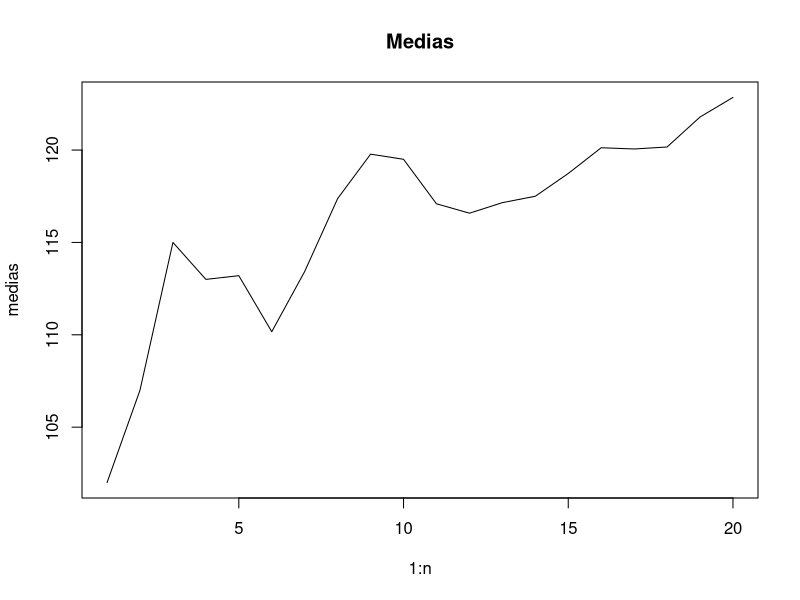
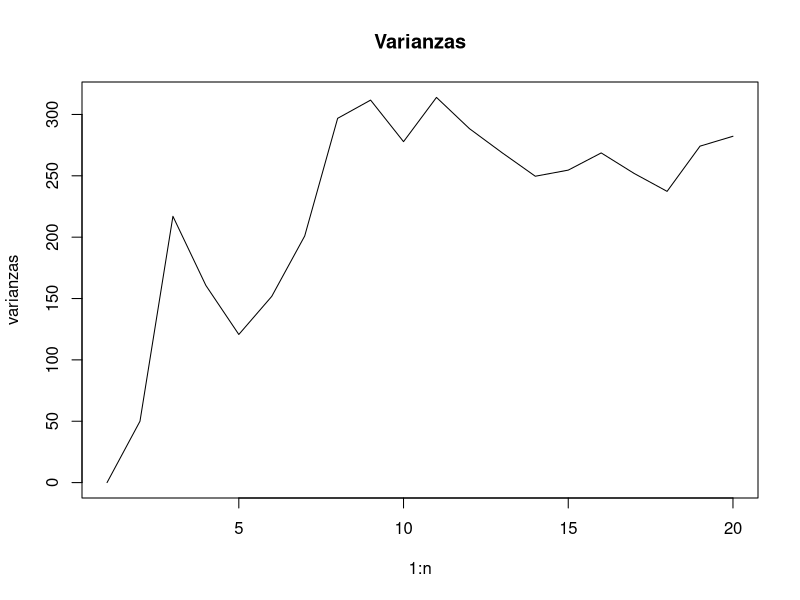
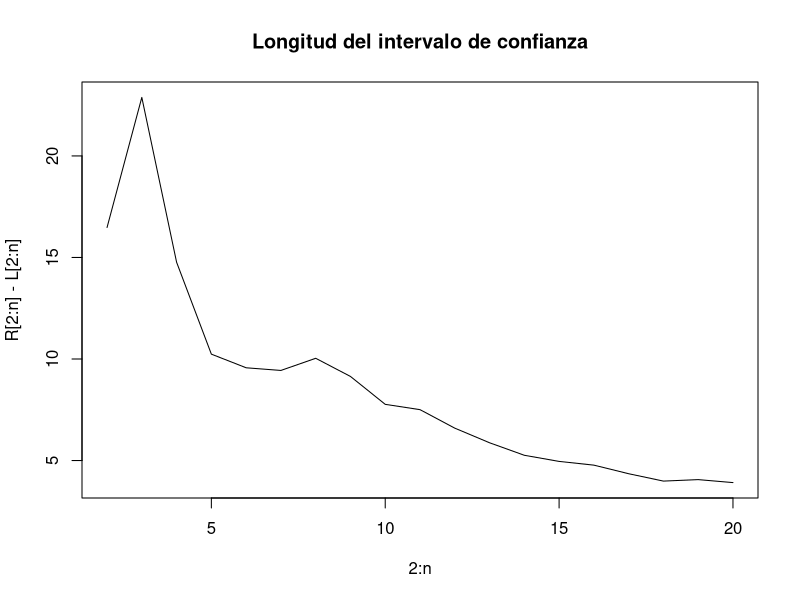
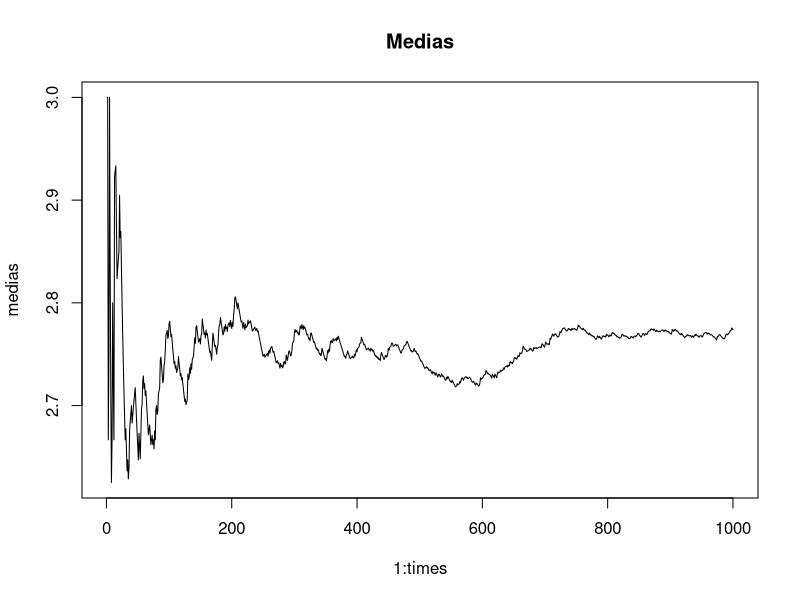
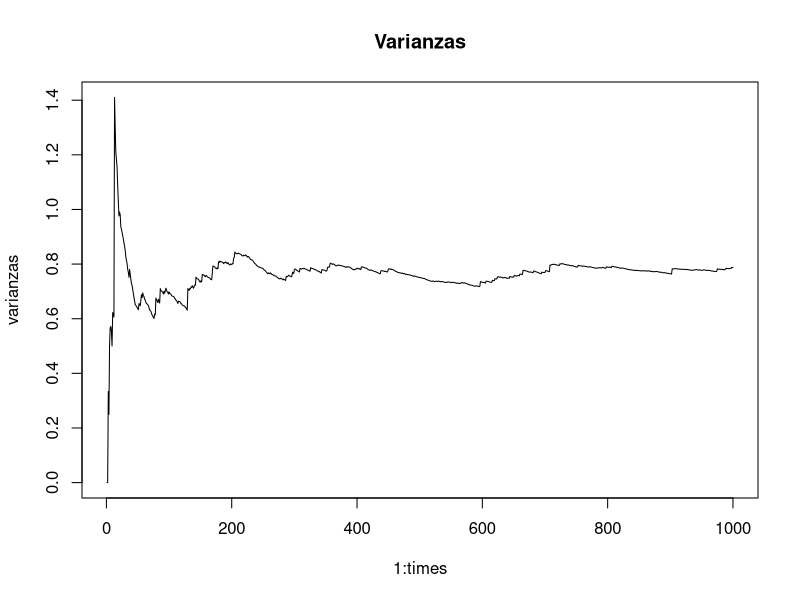
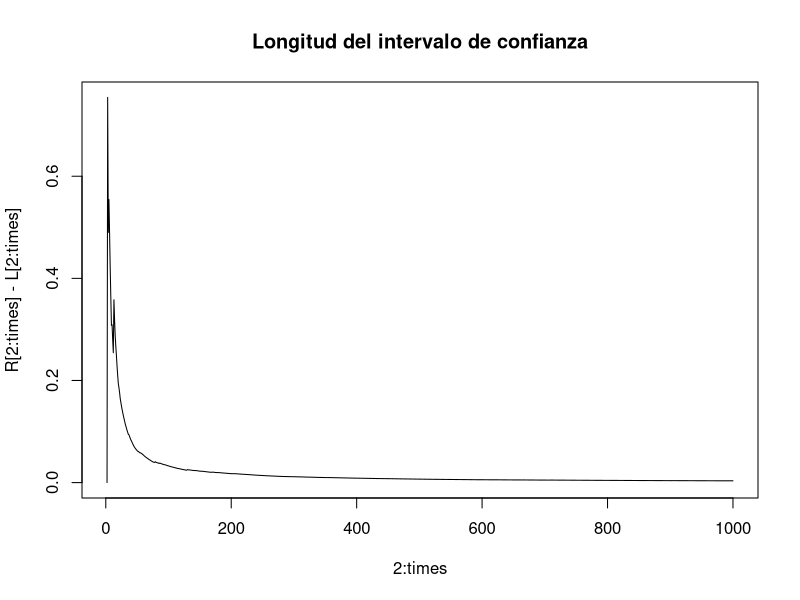
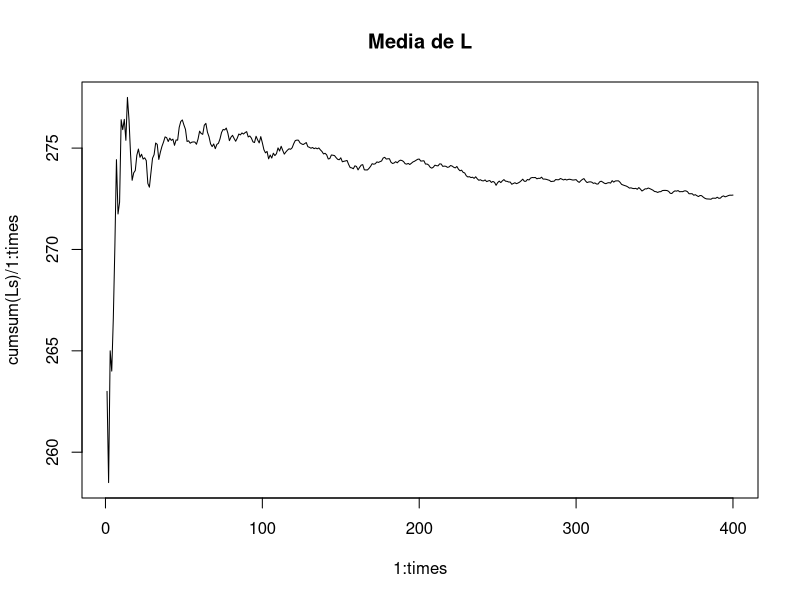
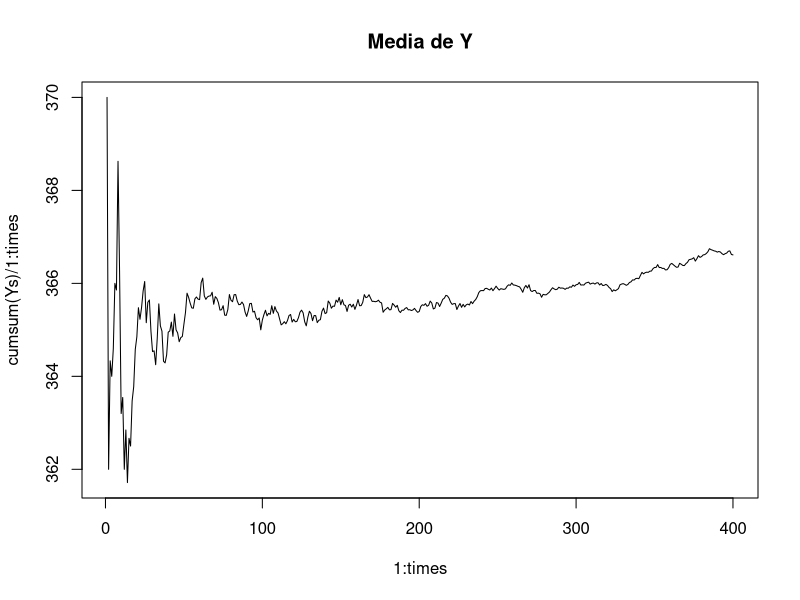

These charts were generated, in order, by the following R code:
# Problema 1
# Nos encontramos en la estimación del intervalo de una media poblacional
# Deseamos que la estimación final de la media tenga un error absoluto máximo de 0.5 con 99 % de confianza.
# Entonces, tendremos que alpha = 0.01, por lo cual z_{0.005} \approx 2.33
# Finalmente, nuestro intervalo será de:
# [media - z_{0.005} * stdev / sqrt(n), media + z_{0.005} * stdev / sqrt(n)]
# Y por definición, podemos aproximar los valores con:
# media = media de los datos observados
# stdev = sqrt(varianza de los datos observados)
# Luego de calcular los valores estimados, obtendremos
# media = 122.85
# stdev = sqrt(282.2395) = 16.79998
# Si usamos como una aproximación dichos valores para intentar hallar cuál es eln
# con el que se llegará a obtener un intervalo de longitud <= 1 ([-0.5, 0.5])
# tendríamos que
# 
# 2 * z_{0.005} * stdev / sqrt(n) \approx 1
# 2 * 2.33 * 16.79998 / sqrt(n) \approx 1
# sqrt(n) \approx 2 * 2.33 * 16.79998 = 78.2879068
# n \approx 6129 (redondeado para arriba siempre)
# Por lo que estimaríamos que hacen falta 6109 datos más para poder cumplir con lo que se desea.
# A pesar de lo anterior, estaríamos considerando que el sistema es estable, porlo
# que un aproximación usando solo 20 datos sería insuficiente para deducir el n
# adecuado sin el conocimiento de la distribución de los mismos. Nótese que a simple vista
# la longitud del intervalo decrece relativamente rápido, así que podría tomar la cantidad anterior como una estimación bastante vaga.

x <- c(102,112,131,107,114,95,133,145,139,117,93,111,124,122,136,141,119, 122, 151,143)
n <- length(x)

medias <- c(x[1])
varianzas <- c(0)
L <- c(0)
R <- c(10000)
for(i in 2 : n){
	medias <- c(medias, medias[i - 1] + (x[i] - medias[i - 1]) / i)
	varianzas[i] <- (1 - 1 / (i - 1)) * varianzas[i - 1] + i * (medias[i] - medias[i - 1]) * (medias[i] - medias[i - 1])
	L <- c(L, medias[i] - 2.33 * sqrt(varianzas[i]) / i)
	R <- c(R, medias[i] + 2.33 * sqrt(varianzas[i]) / i)
}

print(medias[n])
print(sqrt(varianzas[n]))
print(R - L)
plot(1 : n, medias, type = "l", main = "Medias")
plot(1 : n, varianzas, type = "l", main = "Varianzas")
plot(2 : n, R[2:n] - L[2:n], type = "l", main = "Longitud del intervalo de confianza")

# Problema 2
# M = min(n : U_{1} <= U_{2} <= ... <= U_{n - 1} > U_{n})
# 2.1 Notemos que si M > n, entonces se debe cumplir estrictamente que:
# U_{1} <= U_{2} <= ... <= U_{n}.
# Luego de esto, los elementos son libres en tomar el valor que sea y cada uno de esos eventos elementales aporta a la probabilidad, cuyo total será 1.
# Por lo anterior, lo único que nos queda es verificar la probabilidad de que se dé la situación inicial.
# Notemos que existen n! posibles permutaciones de n elementos, por lo que el tener
# los n elementos ordenados no descendentemente tendrá una probabilidad de:
# 1 / n!, así que:
# P(M > n) = 1 / n! para todo n >= 0.
# 2.2 Si usamos la identidad E[M] = \sum\limits_{n = 0}^{\infty}P(M > n), tendremos
# E[M] = \sum\limits_{n = 0}^{\infty} = 1 / n!, pero esta sumatoria infinita da
# como resultado el número e (se puede demostrar usando teorema de Taylor).
# Finalmente E[M] = e
# 2.3 Para poder estimar e usando 1000 términos lo que haremos es lo siguiente:
# 
# Generaremos 1000 números aleatorios partiendo de una distribución uniforme Unif(0, 1) y hallaremos los m_{i} para cada experimento
# Luego de lo anterior, fijaremos cada valor posible de n hasta que encontremos el primer n tal que
# Q(m_{i} > n) = 0, pues en este momento, para todo y > n, la cantidad será 0 siempre.
# Entonces sumaremos a la respuesta el valor Q(m_{i} > n) / 1000.
# Con esto obtendremos una estimación de e.
# Nótese que Q(m_{i} > n) = Cantidad de m_{i} > n.
# 2.4 Podemos estimar la varianza usando los métodos convencionales de cálculo de varianza para una secuencia de valores
# Y estimaremos el intervalo de confianza en base a los 1000 datos.
# alpha = 0.05 ---> z_{0.025} \approx 1.96
# Nuestro intervalo estimado tendrá la forma:
# [media - z_{0.025} * stdev / sqrt(n), media + z_{0.025} * stdev / sqrt(n)]
# [media - 1.96 * stdev / sqrt(1000), media + 1.96 * stdev / sqrt(1000)]
# 
# 
# 
# 

simulateFirst <- function(){
	U <- runif(2)
	n <- 2
	while(U[n - 1] <= U[n]){
		U <- c(U, runif(1))
		n <- n + 1
	}
	return(n)
}

simulateForE <- function(times = 1000){
	values <- NULL
	for(i in 1 : times){
		values <- c(values, simulateFirst())
	}
	return(values)
}

estimateEandVariance <- function(times = 1000){
	values <- simulateForE(times)
	ans <- 0
	m <- 0
	valid <- TRUE
	while(valid){
		cnt <- 0
		for(x in values){
			if(x > m){
				cnt <- cnt + 1
			}
		}
		ans <- ans + cnt / times
		if(cnt == 0){
			valid <- FALSE
		}
		m <- m + 1
	}
	medias <- c(values[1])
	varianzas <- c(0)
	L <- c(0)
	R <- c(10000)
	for(i in 2 : times){
		medias <- c(medias, medias[i - 1] + (values[i] - medias[i - 1]) / i)
		varianzas[i] <- (1 - 1 / (i - 1)) * varianzas[i - 1] + i * (medias[i] - medias[i - 1]) * (medias[i] - medias[i - 1])
		L <- c(L, medias[i] - 1.96 * sqrt(varianzas[i]) / i)
		R <- c(R, medias[i] + 1.96 * sqrt(varianzas[i]) / i)
	}
	plot(1 : times, medias, type = "l", main = "Medias")
	plot(1 : times, varianzas, type = "l", main = "Varianzas")
	plot(2 : times, R[2 : times] - L[2 : times], type = "l", main = "Longitud del intervalo de confianza")
	return(c(ans, L[times], R[times]))
}

print(estimateEandVariance())

# Problema 3
# 3.1 Podemos simplemente plantear una simulación directa del proceso propuesto
# Y calcularemos la media de los valores generados.
# Usaremos el método de la transformada inversa para generar los valores discretos
# Obtuvimos, usando 400 simulaciones, una media de 271.9775000
# 3.2 Podemos extender la implementación de 3.1 para que podamos obtener la frecuencia
# de cada valor, así obtenemos las siguientes medias usando 400 valores:
# N_{1} = 6.8325 
# N_{2} = 13.3125 
# N_{3} = 20.1050 
# N_{4} = 26.3775 
# N_{5} = 33.3725
# 3.3 Al usar simulación para obtener los valores de Y y L con los mismos L_{i} generados
# podemos notar que la correlación tiende a ser negativa, pues en las gráficas
# es evidente que cuando Y sube, el L baja y viceversa.
# 3.4 Usaremos a Y como variable control pero considerando una estimación de su media
# puesto que no es muy fácil calcularla de manera analítica.
# Al usar 400 simulaciones, aproximaremos la media de Y como 366.1450000.
# Así que usaremos la variable:
# L + c * (Y - 366.1450000).
# Consideramos que deseamos un error máximo de 0.1 y para lograrlo se usaron aproximadamente
# 115 - 120 iteraciones del procedimiento.
# 3.5 Obtenemos el T-value usando la expresión usual: 12.925
# Luego de ello, simulamos los valores para estimar el p-value.
# Luego de 1000 simulaciones obtenemos un p-value de: 0.596
# Por lo tanto, la Hipótesis nula es Aceptada debido al alto valor del p-value.

generateRandomPermutation <- function(n = 5){ # Tested
	ans <- 1 : n
	for(i in 2 : n){
		p <- floor(i * runif(1)) + 1
		if(p != i){
			temp <- ans[i]
			ans[i] <- ans[p]
			ans[p] <- temp
		}
	}
	return(ans)
}

generateNxtValue <- function(times = 1){ # Tested
	ans <- NULL
	for(i in 1 : times){
		p <- c(1 : 5) * rep(1 / 15, 5)
		p <- cumsum(p)
		U <- runif(1)
		for(i in 1 : 5){
			if(p[i] >= U){
				ans <- c(ans, i)
				break
			}
		}
	}
	return(ans)
}

generateOneL <- function(times = 100){
	perm <- generateRandomPermutation(5)
	L <- NULL
	N <- rep(0, 5)
	for(i in 1 : times){
		nxtval <- generateNxtValue()
		N[nxtval] <- N[nxtval] + 1
		pos <- 1
		while(perm[pos] != nxtval){
			pos <- pos + 1
		}
		L <- c(L, pos)
		if(pos != 1){
			if(pos == 5){
				perm <- c(nxtval, perm[1 : pos - 1])
			} else {
				perm <- c(nxtval, perm[1 : pos - 1], perm[pos + 1 : 5])
			}
		}
	}
	return(c(sum(L), N))
}

getExpectations <- function(times = 400){
	Ls <- NULL
	Ns <- matrix(rep(0, 5 * times), nrow = times, ncol = 5, byrow = TRUE)
	Ys <- NULL
	CorrLY <- NULL
	for(i in 1 : times){
		cur <- generateOneL()
		L <- cur[1]
		N <- cur[2 : 6]
		Ls <- c(Ls, L)
		Ns[i, ] <- N
		Ys <- c(Ys, sum(c(1 : 5) * N))
		CorrLY <- c(CorrLY, cor(Ls, Ys))
	}
	plot(1 : times, cumsum(Ls) / 1 : times, type = "l", main = "Media de L")
	plot(1 : times, cumsum(Ys) / 1 : times, type = "l", main = "Media de Y")
	plot(1 : times, CorrLY, type = "l", main = "Correlacion de Y y L")
	plot(1 : times, cumsum(Ns[, 1]) / 1 : times, type = "l", main = "Media de N_{1}")
	plot(1 : times, cumsum(Ns[, 2]) / 1 : times, type = "l", main = "Media de N_{2}")
	plot(1 : times, cumsum(Ns[, 3]) / 1 : times, type = "l", main = "Media de N_{3}")
	plot(1 : times, cumsum(Ns[, 4]) / 1 : times, type = "l", main = "Media de N_{4}")
	plot(1 : times, cumsum(Ns[, 5]) / 1 : times, type = "l", main = "Media de N_{5}")
	print(c(sum(Ls) / times, sum(Ys) / times, CorrLY[times]))
	print(c(sum(Ns[, 1]) / times, sum(Ns[, 2]) / times, sum(Ns[, 3]) / times, sum(Ns[, 4]) / times, sum(Ns[, 5]) / times))
}

useVariableControl <- function(k, d){
	X <- NULL
	Y <- NULL
	media_x <- NULL
	media_y <- NULL
	n <- 0
	mu_y <- 366.1450000
	while(n < k){ # Generate first k values
		cur <- generateOneL()
		L <- cur[1]
		N <- cur[2 : 6]
		curY <- sum(c(1 : 5) * N)
		Y <- c(Y, curY)
		X <- c(X, L)
		media_x <- c(media_x, mean(X))
		media_y <- c(media_y, mean(Y))
		n <- n + 1
	}
	cp <- -cov(X, Y) / var(Y)
	media_control <- c(media_x[n] + cp * media_y[n])
	varianza_control <- c(1 / n * var(X) * (1 - cor(X, Y)^2))
	while(sqrt(varianza_control[n - k + 1]) >= d * sqrt(n)){
		cur <- generateOneL()
		L <- cur[1]
		N <- cur[2 : 6]
		curY <- sum(c(1 : 5) * N)
		Y <- c(Y, curY)
		X <- c(X, L)
		n <- n + 1
		media_x <- c(media_x, mean(X))
		media_y <- c(media_y, mean(Y))
		cp <- -cov(X, Y) / var(Y)
		media_control <- c(media_control, media_x[n] + cp * media_y[n])	
		varianza_control <- c(varianza_control, 1 / n * var(X) * (1 - cor(X, Y)^2))
	}
	print(n)
	print(n - k + 1)
	print(length(media_x))
	print(length(media_y))
	print(length(media_control))
	print(length(varianza_control))
	plot(1 : n, media_x, type = "l", main = "Media de L")
	plot(1 : n, media_y, type = "l", main = "Media de Y")
	plot(1 : (n - k + 1), media_control, type = "l", main = "Media Control")
	plot(1 : (n - k + 1), varianza_control, type = "l", main = "Varianza Control")
}

getTvalue <- function(frec, p, n){
	return(sum((frec - n * p) * (frec - n * p) / (n * p)))
}

getPvalue <- function(times, p, k, t){
	frec <- matrix(rep(0, k * times), nrow = times, ncol = k, byrow = TRUE)
	Y <- matrix(rep(0, k * times), nrow = times, ncol = k, byrow = TRUE)
	T <- NULL
	for(i in 1 : times){
		Y[i, ] <- generateNxtValue(k)
		for(x in Y[i, ]){
			frec[i, x] <- frec[i, x] + 1
		}
		T <- c(T, getTvalue(frec[i, ], p, k))
	}
	T <- T >= t
	return(T)
}

checkHzero <- function(times){
	values <- c(2,1,4,3,1,5,2,1,2,3)
	n <- length(values)
	frec <- rep(0, 5)
	for(x in values){
		frec[x] <- frec[x] + 1
	}
	p <- c(1 : 5) * rep(1 / 15, 5)
	t <- getTvalue(frec, p, n)
	print(t)
	ans <- getPvalue(times, p, n, t)
	plot(1 : times, cumsum(ans) / 1 : times, type = "l", main = "Oscilacion del p-value")
	print(sum(ans) / times)
}

getExpectations() # 3.1, 3.2, 3.3
useVariableControl(10, 0.1)
checkHzero(1000) # 3.5
